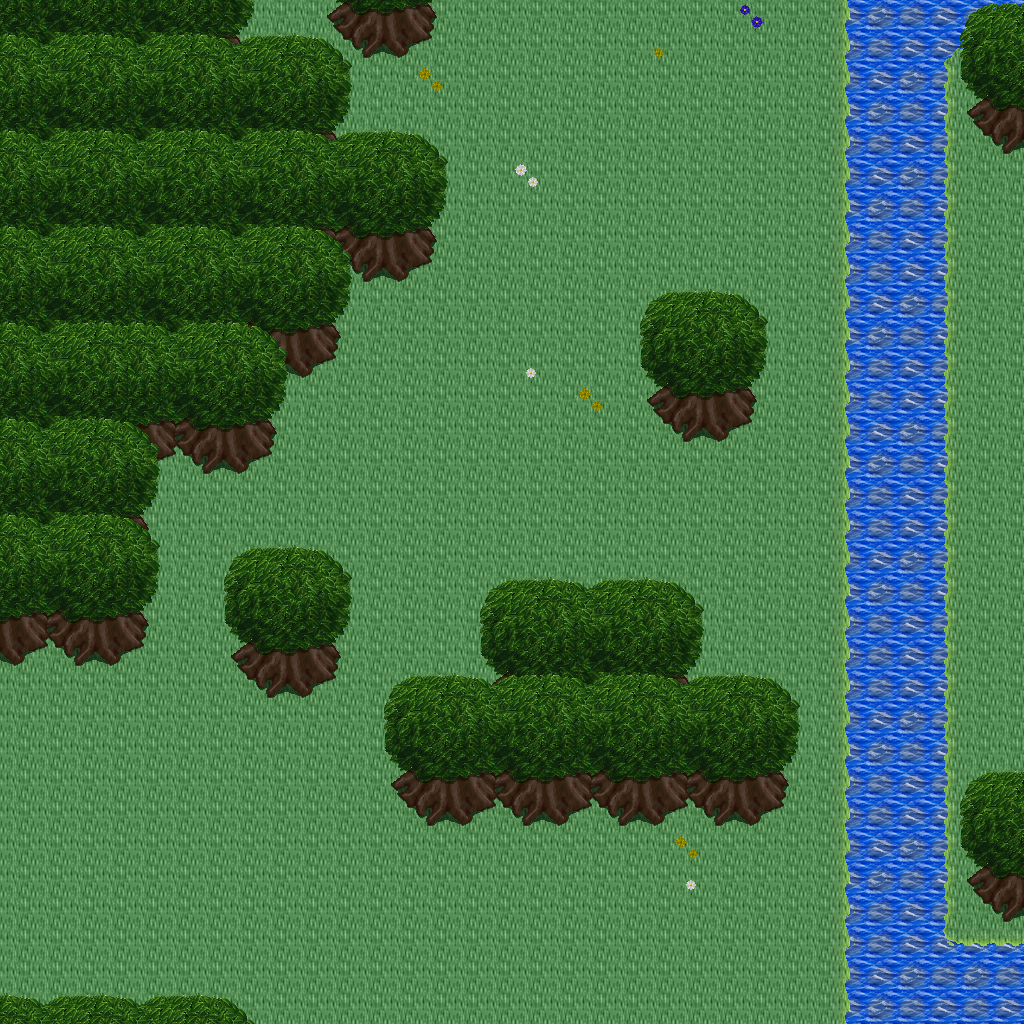

This game map was drawn from its Tiled (.tmx) file and the tilesets committed beside it. A one-line description and the trimmed map source follow:
An orthogonal 32x32 tile map with 32x32 px tiles, 5 tile layers (Ground, Objects, Objects2, Above, ...), 1 hidden layer not drawn, 42 tilesets.

<map version="1.10" tiledversion="1.11.0" orientation="orthogonal" renderorder="right-down" width="32" height="32" tilewidth="32" tileheight="32" infinite="0" nextlayerid="11" nextobjectid="1">
 <tileset firstgid="1" name="logic_collision" tilewidth="32" tileheight="32" tilecount="1" columns="1">
  <image source="../drawable/logic_collision.png" width="32" height="32" />
 </tileset>
 <tileset firstgid="2" name="building_decoration_orbpedestal" tilewidth="32" tileheight="32" tilecount="2" columns="1">
  <image source="../drawable/building_decoration_orbpedestal.png" width="32" height="64" />
 </tileset>
 <tileset firstgid="4" name="building_decoration_block" tilewidth="32" tileheight="32" tilecount="2" columns="2">
  <image source="../drawable/building_decoration_block.png" width="64" height="32" />
 </tileset>
 <tileset firstgid="6" name="building_decoration_chimney" tilewidth="32" tileheight="32" tilecount="2" columns="1">
  <image source="../drawable/building_decoration_chimney.png" width="32" height="64" />
 </tileset>
 <tileset firstgid="8" name="building_fence_fence_chunky" tilewidth="32" tileheight="32" tilecount="21" columns="3">
  <image source="../drawable/building_fence_fence_chunky.png" width="96" height="224" />
 </tileset>
 <tileset firstgid="29" name="ground_cobbled_paving" tilewidth="32" tileheight="32" tilecount="1" columns="1">
  <image source="../drawable/ground_cobbled_paving.png" width="32" height="32" />
 </tileset>
 <tileset firstgid="30" name="ground_gravel" tilewidth="32" tileheight="32" tilecount="1" columns="1">
  <image source="../drawable/ground_gravel.png" width="32" height="32" />
 </tileset>
 <tileset firstgid="31" name="ground_stone_floors" tilewidth="32" tileheight="32" tilecount="6" columns="3">
  <image source="../drawable/ground_stone_floors.png" width="96" height="64" />
 </tileset>
 <tileset firstgid="37" name="ground_ground" tilewidth="32" tileheight="32" tilecount="33" columns="3">
  <image source="../drawable/ground_ground.png" width="96" height="352" />
 </tileset>
 <tileset firstgid="70" name="plant_bush_hedge" tilewidth="32" tileheight="32" tilecount="35" columns="5">
  <image source="../drawable/plant_bush_hedge.png" width="160" height="224" />
 </tileset>
 <tileset firstgid="105" name="plant_bush_various_small" tilewidth="32" tileheight="32" tilecount="9" columns="3">
  <image source="../drawable/plant_bush_various_small.png" width="96" height="96" />
 </tileset>
 <tileset firstgid="114" name="plant_flower_daisy_blue" tilewidth="32" tileheight="32" tilecount="8" columns="2">
  <image source="../drawable/plant_flower_daisy_blue.png" width="64" height="128" />
 </tileset>
 <tileset firstgid="122" name="plant_flower_daisy_red" tilewidth="32" tileheight="32" tilecount="8" columns="2">
  <image source="../drawable/plant_flower_daisy_red.png" width="64" height="128" />
 </tileset>
 <tileset firstgid="130" name="plant_flower_daisy_white" tilewidth="32" tileheight="32" tilecount="8" columns="2">
  <image source="../drawable/plant_flower_daisy_white.png" width="64" height="128" />
 </tileset>
 <tileset firstgid="138" name="plant_flower_daisy_yellow" tilewidth="32" tileheight="32" tilecount="8" columns="2">
  <image source="../drawable/plant_flower_daisy_yellow.png" width="64" height="128" />
 </tileset>
 <tileset firstgid="146" name="plant_vine_plait" tilewidth="32" tileheight="32" tilecount="9" columns="3">
  <image source="../drawable/plant_vine_plait.png" width="96" height="96" />
 </tileset>
 <tileset firstgid="155" name="furniture_light_iron_lamp" tilewidth="32" tileheight="32" tilecount="3" columns="1">
  <image source="../drawable/furniture_light_iron_lamp.png" width="32" height="96" />
 </tileset>
 <tileset firstgid="158" name="furniture_light_flames" tilewidth="32" tileheight="32" tilecount="6" columns="6">
  <image source="../drawable/furniture_light_flames.png" width="192" height="32" />
 </tileset>
 <tileset firstgid="164" name="ground_grass_corners" tilewidth="32" tileheight="32" tilecount="24" columns="6">
  <image source="../drawable/ground_grass_corners.png" width="192" height="128" />
 </tileset>
 <tileset firstgid="188" name="ground_grass_edges" tilewidth="32" tileheight="32" tilecount="36" columns="12">
  <image source="../drawable/ground_grass_edges.png" width="384" height="96" />
 </tileset>
 <tileset firstgid="224" name="plant_tree_tree_golden_large" tilewidth="32" tileheight="32" tilecount="24" columns="4">
  <image source="../drawable/plant_tree_tree_golden_large.png" width="128" height="192" />
 </tileset>
 <tileset firstgid="248" name="ground_water_dungeon_water" tilewidth="32" tileheight="32" tilecount="30" columns="3">
  <image source="../drawable/ground_water_dungeon_water.png" width="96" height="320" />
 </tileset>
 <tileset firstgid="278" name="plant_indoor_pot_plant_1" tilewidth="32" tileheight="32" tilecount="12" columns="6">
  <image source="../drawable/plant_indoor_pot_plant_1.png" width="192" height="64" />
 </tileset>
 <tileset firstgid="290" name="logic_creature_human_imperial" tilewidth="32" tileheight="32" tilecount="16" columns="8">
  <image source="../drawable/logic_creature_human_imperial.png" width="256" height="64" />
 </tileset>
 <tileset firstgid="306" name="item_statue_metal_and_stone" tilewidth="32" tileheight="32" tilecount="6" columns="3">
  <image source="../drawable/item_statue_metal_and_stone.png" width="96" height="64" />
 </tileset>
 <tileset firstgid="312" name="item_statue_grey_stone" tilewidth="32" tileheight="32" tilecount="4" columns="2">
  <image source="../drawable/item_statue_grey_stone.png" width="64" height="64" />
 </tileset>
 <tileset firstgid="316" name="building_castle" tilewidth="32" tileheight="32" tilecount="320" columns="20">
  <image source="../drawable/building_castle.png" width="640" height="512" />
 </tileset>
 <tileset firstgid="636" name="building_church" tilewidth="32" tileheight="32" tilecount="56" columns="8">
  <image source="../drawable/building_church.png" width="256" height="224" />
 </tileset>
 <tileset firstgid="692" name="item_pot_pot_golden" tilewidth="32" tileheight="32" tilecount="4" columns="4">
  <image source="../drawable/item_pot_pot_golden.png" width="128" height="32" />
 </tileset>
 <tileset firstgid="696" name="furniture_table_bench" tilewidth="32" tileheight="32" tilecount="3" columns="3">
  <image source="../drawable/furniture_table_bench.png" width="96" height="32" />
 </tileset>
 <tileset firstgid="699" name="item_statue_green_stone" tilewidth="32" tileheight="32" tilecount="12" columns="4">
  <image source="../drawable/item_statue_green_stone.png" width="128" height="96" />
 </tileset>
 <tileset firstgid="711" name="item_statue_green_stone_2" tilewidth="32" tileheight="32" tilecount="6" columns="2">
  <image source="../drawable/item_statue_green_stone_2.png" width="64" height="96" />
 </tileset>
 <tileset firstgid="717" name="plant_bush_hosta" tilewidth="32" tileheight="32" tilecount="9" columns="3">
  <image source="../drawable/plant_bush_hosta.png" width="96" height="96" />
 </tileset>
 <tileset firstgid="726" name="plant_tree_tree_green" tilewidth="32" tileheight="32" tilecount="88" columns="8">
  <image source="../drawable/plant_tree_tree_green.png" width="256" height="352" />
 </tileset>
 <tileset firstgid="814" name="item_banners_flag" tilewidth="32" tileheight="32" tilecount="12" columns="3">
  <image source="../drawable/item_banners_flag.png" width="96" height="128" />
 </tileset>
 <tileset firstgid="826" name="furniture_table_long_front_on" tilewidth="32" tileheight="32" tilecount="3" columns="1">
  <image source="../drawable/furniture_table_long_front_on.png" width="32" height="96" />
 </tileset>
 <tileset firstgid="829" name="item_flagpole" tilewidth="32" tileheight="32" tilecount="3" columns="1">
  <image source="../drawable/item_flagpole.png" width="32" height="96" />
 </tileset>
 <tileset firstgid="832" name="logic_portal" tilewidth="32" tileheight="32" tilecount="24" columns="8">
  <image source="../drawable/logic_portal.png" width="256" height="96" />
 </tileset>
 <tileset firstgid="856" name="logic_creature_animal" tilewidth="32" tileheight="32" tilecount="32" columns="8">
  <image source="../drawable/logic_creature_animal.png" width="256" height="128" />
 </tileset>
 <tileset firstgid="888" name="plant_tree_spruce" tilewidth="32" tileheight="32" tilecount="6" columns="2">
  <image source="../drawable/plant_tree_spruce.png" width="64" height="96" />
 </tileset>
 <tileset firstgid="894" name="light_light_5x5" tilewidth="32" tileheight="32" tilecount="25" columns="5">
  <image source="../drawable/light_light_5x5.png" width="160" height="160" />
 </tileset>
 <tileset firstgid="919" name="plant_stump_stump_brown" tilewidth="32" tileheight="32" tilecount="4" columns="2">
  <image source="../drawable/plant_stump_stump_brown.png" width="64" height="64" />
 </tileset>
 <layer id="1" name="Ground" width="32" height="32">
  <data>[1024 cells, 1024 non-empty, 4 distinct tile ids]</data>
 </layer>
 <layer id="2" name="Objects" width="32" height="32">
  <data>[1024 cells, 195 non-empty, 26 distinct tile ids]</data>
 </layer>
 <layer id="3" name="Objects2" width="32" height="32">
  <data>[1024 cells, 0 non-empty, 0 distinct tile ids]</data>
 </layer>
 <layer id="4" name="Above" width="32" height="32">
  <data>[1024 cells, 277 non-empty, 22 distinct tile ids]</data>
 </layer>
 <layer id="5" name="Above2" width="32" height="32">
  <data>[1024 cells, 0 non-empty, 0 distinct tile ids]</data>
 </layer>
 <layer id="6" name="Walkable" width="32" height="32" visible="0">
  <data>[1024 cells, 392 non-empty, 1 distinct tile ids]</data>
 </layer>
 <objectgroup id="7" name="Mapevents" />
 <objectgroup id="8" name="Spawn" />
 <objectgroup id="9" name="Keys" />
 <objectgroup id="10" name="Replace" />
</map>
